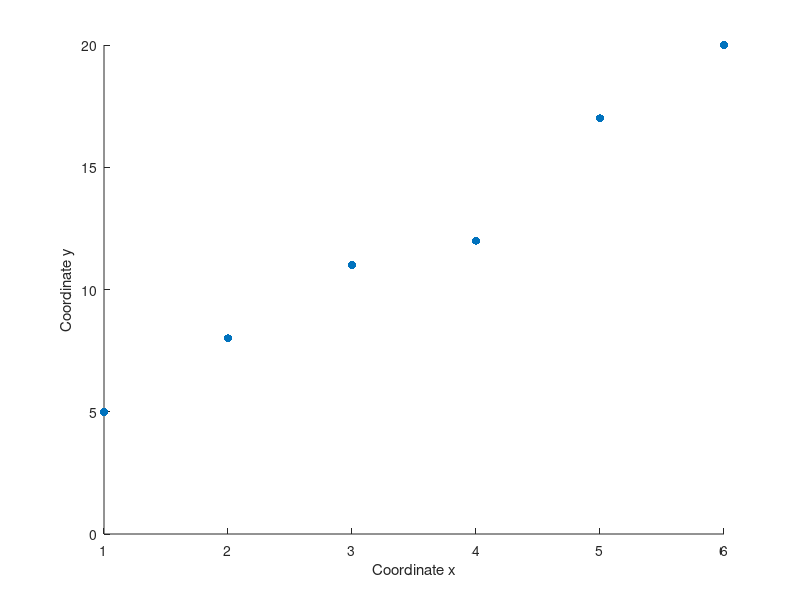

Write the MATLAB code that produced this figure. (Note: this script raises an error after producing the figure.)
%% rho=1 e r<1
x=(1:6)'; y=2+3*x;
y(4)=12;
scatter(x,y,'red','filled')
xlabel('Coordinate x'); ylabel('Coordinate y')

disp('Coefficiente di cograduazione')
disp(corr(x,y,'Type','Spearman'))
disp('Coefficiente di correlazione')
disp(corr(x,y))
% print -depsc figs\corrcograd.eps;
